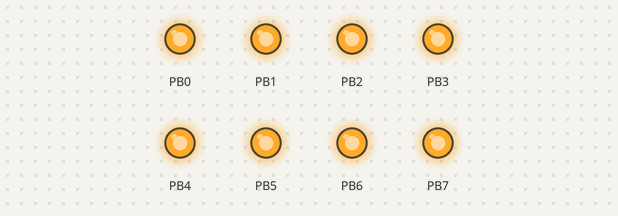
A program run on a simulated ATmega128, built with avr-gcc and emulated at 16 MHz. Parts: output pins drawn as LEDs (lit = HIGH).

Above: at 0.2 s.
At 1.2 s:
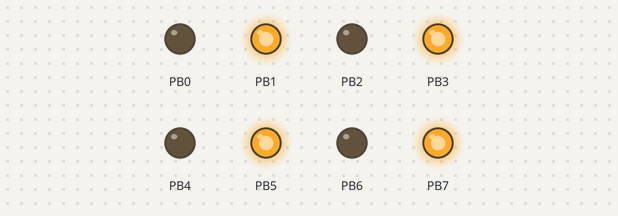
At 2.7 s:
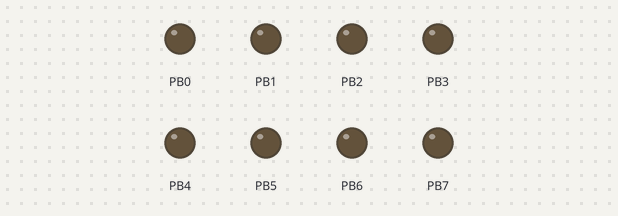
At 3.7 s:
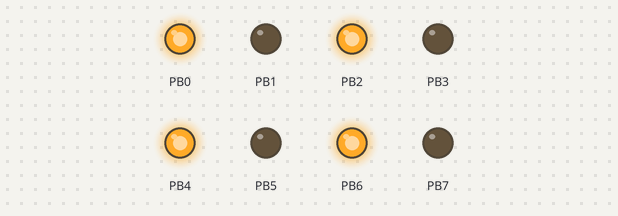
Timing chart, 0 to 4.6 s (numbered marks = the images above):
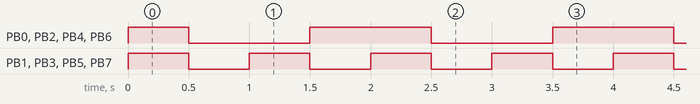

Measured:
- by itself, PB0, PB2, PB4, PB6: repeats every 2.0 s: LOW 1.0 s, HIGH 1.0 s
- by itself, PB1, PB3, PB5, PB7: alternates HIGH for 0.50 s and LOW for 0.50 s
- by itself, everything shown: repeats every 2.0 s, in 4 steps

The program:

Main.c
```c
/*
 * ==============================================================================
 * PORT I/O BASIC - DEMO CODE
 * ==============================================================================
 * PROJECT: Port_Basic
 * See Slide.md for complete theory and technical details
 *
 * DEMOS: Port configuration, digital I/O, LED/button control
 * ==============================================================================
 */

#include "config.h"

#define DELAY_SHORT 100
#define DELAY_MEDIUM 250
#define DELAY_LONG 500

// ============================================================================
// Demo 1: Writing to Ports (C equivalent of OUT instruction)
// ============================================================================
/*
 * CONCEPT: Writing entire byte to port
 *
 * In C:        PORTB = 0xFF;
 * In Assembly: OUT PORTB, r16
 *
 * Both do the same thing - write a value to the port register
 */
void demo_01_write_port(void)
{
    // Configure PORTB as output
    DDRB = 0xFF; // All pins are outputs

    while (1)
    {
        // Turn all LEDs ON
        PORTB = 0xFF; // Binary: 11111111
        _delay_ms(DELAY_LONG);

        // Turn all LEDs OFF
        PORTB = 0x00; // Binary: 00000000
        _delay_ms(DELAY_LONG);

        // Alternating pattern
        PORTB = 0xAA; // Binary: 10101010
        _delay_ms(DELAY_LONG);

        // Opposite pattern
        PORTB = 0x55; // Binary: 01010101
        _delay_ms(DELAY_LONG);
    }
}

// ============================================================================
// Demo 2: Reading from Ports (C equivalent of IN instruction)
// ============================================================================
/*
 * CONCEPT: Reading entire byte from port
 *
 * In C:        value = PIND;
 * In Assembly: IN r16, PIND
 *
 * Both read the current state of input pins
 */
void demo_02_read_port(void)
{
    uint8_t input_value;

    // Configure PORTB as output (LEDs)
    DDRB = 0xFF;

    // Configure PORTD.7 as input with pull-up (button)
    DDRD &= ~(1 << 7); // Clear bit 7 = input
    PORTD |= (1 << 7); // Set bit 7 = enable pull-up

    while (1)
    {
        // Read the input port
        input_value = PIND;

        // Check if button is pressed (bit 7 will be 0 when pressed)
        if (input_value & 0x80) // If bit 7 is HIGH (not pressed)
        {
            PORTB = 0x0F; // Low pattern: 00001111
        }
        else // Bit 7 is LOW (pressed)
        {
            PORTB = 0xF0; // High pattern: 11110000
        }

        _delay_ms(10); // Debounce delay
    }
}

// ============================================================================
// Demo 3: Setting Individual Bits (C equivalent of SBI instruction)
// ============================================================================
/*
 * CONCEPT: Setting one bit without affecting others
 *
 * In C:        PORTB |= (1 << bit);
 * In Assembly: SBI PORTB, bit
 *
 * Assembly SBI is ATOMIC (can't be interrupted)
 * C version uses read-modify-write (can be interrupted)
 */
void demo_03_set_bits(void)
{
    // Configure PORTB as output
    DDRB = 0xFF;

    // Start with all LEDs OFF
    PORTB = 0x00;

    while (1)
    {
        // Turn ON LEDs one by one (set bits)
        PORTB |= (1 << 0); // Set bit 0
        _delay_ms(DELAY_MEDIUM);

        PORTB |= (1 << 1); // Set bit 1
        _delay_ms(DELAY_MEDIUM);

        PORTB |= (1 << 2); // Set bit 2
        _delay_ms(DELAY_MEDIUM);

        PORTB |= (1 << 3); // Set bit 3
        _delay_ms(DELAY_MEDIUM);

        PORTB |= (1 << 4); // Set bit 4
        _delay_ms(DELAY_MEDIUM);

        PORTB |= (1 << 5); // Set bit 5
        _delay_ms(DELAY_MEDIUM);

        PORTB |= (1 << 6); // Set bit 6
        _delay_ms(DELAY_MEDIUM);

        PORTB |= (1 << 7); // Set bit 7
        _delay_ms(DELAY_LONG);

        // Reset all to OFF
        PORTB = 0x00;
        _delay_ms(DELAY_LONG);
    }
}

// ============================================================================
// Demo 4: Clearing Individual Bits (C equivalent of CBI instruction)
// ============================================================================
/*
 * CONCEPT: Clearing one bit without affecting others
 *
 * In C:        PORTB &= ~(1 << bit);
 * In Assembly: CBI PORTB, bit
 *
 * Assembly CBI is ATOMIC (can't be interrupted)
 * C version uses read-modify-write (can be interrupted)
 */
void demo_04_clear_bits(void)
{
    // Configure PORTB as output
    DDRB = 0xFF;

    while (1)
    {
        // Start with all LEDs ON
        PORTB = 0xFF;
        _delay_ms(DELAY_LONG);

        // Turn OFF LEDs one by one (clear bits)
        PORTB &= ~(1 << 0); // Clear bit 0
        _delay_ms(DELAY_MEDIUM);

        PORTB &= ~(1 << 1); // Clear bit 1
        _delay_ms(DELAY_MEDIUM);

        PORTB &= ~(1 << 2); // Clear bit 2
        _delay_ms(DELAY_MEDIUM);

        PORTB &= ~(1 << 3); // Clear bit 3
        _delay_ms(DELAY_MEDIUM);

        PORTB &= ~(1 << 4); // Clear bit 4
        _delay_ms(DELAY_MEDIUM);

        PORTB &= ~(1 << 5); // Clear bit 5
        _delay_ms(DELAY_MEDIUM);

        PORTB &= ~(1 << 6); // Clear bit 6
        _delay_ms(DELAY_MEDIUM);

        PORTB &= ~(1 << 7); // Clear bit 7
        _delay_ms(DELAY_LONG);
    }
}

// ============================================================================
// Demo 5: Testing if Bit is Clear (C equivalent of SBIC instruction)
// ============================================================================
/*
 * CONCEPT: Check if a bit is 0 (clear)
 *
 * In C:        if (!(PIND & (1 << bit)))
 * In Assembly: SBIC PIND, bit
 *
 * Assembly SBIC skips next instruction if bit is clear
 * C version uses conditional if-statement
 */
void demo_05_test_bit_clear(void)
{
    // Configure PORTB as output (LEDs)
    DDRB = 0xFF;

    // Configure PORTD.7 as input with pull-up (button)
    DDRD &= ~(1 << 7); // Clear bit 7 = input
    PORTD |= (1 << 7); // Set bit 7 = pull-up

    while (1)
    {
        // Test if bit 7 is CLEAR (button pressed)
        if (!(PIND & (1 << 7))) // If bit 7 is 0
        {
            // Button IS pressed
            PORTB = 0xFF; // All LEDs ON
        }
        else
        {
            // Button NOT pressed
            PORTB = 0x00; // All LEDs OFF
        }

        _delay_ms(10);
    }
}

// ============================================================================
// Demo 6: Testing if Bit is Set (C equivalent of SBIS instruction)
// ============================================================================
/*
 * CONCEPT: Check if a bit is 1 (set)
 *
 * In C:        if (PIND & (1 << bit))
 * In Assembly: SBIS PIND, bit
 *
 * Assembly SBIS skips next instruction if bit is set
 * C version uses conditional if-statement
 */
void demo_06_test_bit_set(void)
{
    // Configure PORTB as output (LEDs)
    DDRB = 0xFF;

    // Configure PORTD.7 as input with pull-up (button)
    DDRD &= ~(1 << 7); // Clear bit 7 = input
    PORTD |= (1 << 7); // Set bit 7 = pull-up

    while (1)
    {
        // Test if bit 7 is SET (button NOT pressed)
        if (PIND & (1 << 7)) // If bit 7 is 1
        {
            // Button NOT pressed
            PORTB = 0xAA; // Alternating pattern: 10101010
        }
        else
        {
            // Button IS pressed
            PORTB = 0x55; // Opposite pattern: 01010101
        }

        _delay_ms(10);
    }
}

// ============================================================================
// Demo 7: Combined Example - All Concepts Together
// ============================================================================
/*
 * This demo combines all the concepts:
 * - Reading input (like IN)
 * - Writing output (like OUT)
 * - Setting bits (like SBI)
 * - Clearing bits (like CBI)
 * - Testing bits (like SBIC/SBIS)
 */
void demo_07_combined(void)
{
    // Setup
    DDRB = 0xFF;       // PORTB all outputs
    DDRD &= ~(1 << 7); // PORTD.7 input
    PORTD |= (1 << 7); // Enable pull-up

    PORTB = 0x00; // Start with LEDs off

    while (1)
    {
        // Test button state
        if (!(PIND & (1 << 7))) // If button pressed
        {
            // Count UP by setting bits one by one
            PORTB |= (1 << 0);
            _delay_ms(DELAY_SHORT);
            PORTB |= (1 << 1);
            _delay_ms(DELAY_SHORT);
            PORTB |= (1 << 2);
            _delay_ms(DELAY_SHORT);
            PORTB |= (1 << 3);
            _delay_ms(DELAY_SHORT);
            PORTB |= (1 << 4);
            _delay_ms(DELAY_SHORT);
            PORTB |= (1 << 5);
            _delay_ms(DELAY_SHORT);
            PORTB |= (1 << 6);
            _delay_ms(DELAY_SHORT);
            PORTB |= (1 << 7);
            _delay_ms(DELAY_MEDIUM);
        }
        else // Button not pressed
        {
            // Count DOWN by clearing bits one by one
            PORTB &= ~(1 << 7);
            _delay_ms(DELAY_SHORT);
            PORTB &= ~(1 << 6);
            _delay_ms(DELAY_SHORT);
            PORTB &= ~(1 << 5);
            _delay_ms(DELAY_SHORT);
            PORTB &= ~(1 << 4);
            _delay_ms(DELAY_SHORT);
            PORTB &= ~(1 << 3);
            _delay_ms(DELAY_SHORT);
            PORTB &= ~(1 << 2);
            _delay_ms(DELAY_SHORT);
            PORTB &= ~(1 << 1);
            _delay_ms(DELAY_SHORT);
            PORTB &= ~(1 << 0);
            _delay_ms(DELAY_MEDIUM);
        }
    }
}

// ============================================================================
// MAIN - Select Your Demo
// ============================================================================
/*
 * LEARNING PROGRESSION (C Language):
 *
 * 1. demo_01_write_port     - Write entire port (like OUT)
 * 2. demo_02_read_port      - Read entire port (like IN)
 * 3. demo_03_set_bits       - Set individual bits (like SBI)
 * 4. demo_04_clear_bits     - Clear individual bits (like CBI)
 * 5. demo_05_test_bit_clear - Test if bit is 0 (like SBIC)
 * 6. demo_06_test_bit_set   - Test if bit is 1 (like SBIS)
 * 7. demo_07_combined       - All concepts together
 *
 * After completing these C demos, move to Port_Assembly to see
 * how the same operations are done in assembly language!
 */
int main(void)
{
    demo_01_write_port(); // >>> START HERE: Learn writing to ports
    // demo_02_read_port(); // Learn reading from ports
    // demo_03_set_bits();      // Learn setting bits
    // demo_04_clear_bits();    // Learn clearing bits
    // demo_05_test_bit_clear();// Learn testing if bit is clear
    // demo_06_test_bit_set();  // Learn testing if bit is set
    // demo_07_combined(); // See everything together

    return 0;
}

/*
 * ============================================================================
 * COMPARISON: C vs Assembly
 * ============================================================================
 *
 * OPERATION          C CODE                    ASSEMBLY
 * ---------          ------                    --------
 * Write port         PORTB = 0xFF;             OUT PORTB, r16
 * Read port          val = PIND;               IN r16, PIND
 * Set bit            PORTB |= (1<<3);          SBI PORTB, 3
 * Clear bit          PORTB &= ~(1<<3);         CBI PORTB, 3
 * Test bit clear     if(!(PIND & (1<<7)))      SBIC PIND, 7
 * Test bit set       if(PIND & (1<<7))         SBIS PIND, 7
 *
 * KEY DIFFERENCES:
 * 1. Assembly SBI/CBI are ATOMIC (can't be interrupted)
 *    C bit operations use read-modify-write (can be interrupted)
 *
 * 2. Assembly SBIC/SBIS skip instructions (no branching)
 *    C uses if-statements (requires branching)
 *
 * 3. Assembly is typically faster (fewer cycles)
 *    C is more readable and portable
 *
 * WHEN TO USE ASSEMBLY:
 * - Interrupt service routines (need atomic operations)
 * - Time-critical code (need exact cycle counts)
 * - Bit manipulation where atomicity matters
 *
 * WHEN TO USE C:
 * - Most application code
 * - Complex logic and algorithms
 * - Code that needs to be portable
 * - Rapid development
 *
 * ============================================================================
 */
```

config.h
```c
/*
 * config.h - Digital I/O Fundamentals
 * SOC3050 ATmega128 Educational Framework, 2026 AVR edition
 *
 * Focus: DDR, PORT and PIN registers; driving LEDs and reading switches
 */

#ifndef CONFIG_H_
#define CONFIG_H_

/* The whole 2026 edition runs at 16 MHz, matching Frequency="16 MHz" on the
 * MCU in the shared SimulIDE board.  build.bat passes -DF_CPU=16000000UL, so
 * this guarded definition only takes effect when a file is compiled on its
 * own - the header and the compiler flag can never disagree. */
#ifndef F_CPU
#define F_CPU 16000000UL
#endif

#ifndef BAUD
#define BAUD 9600
#endif

#include <avr/io.h>
#include <util/delay.h>
#include <stdint.h>


#endif /* CONFIG_H_ */
```
